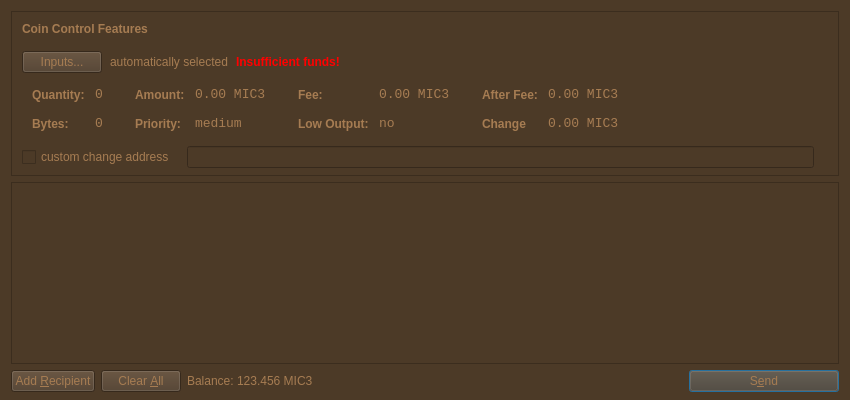
<?xml version="1.0" encoding="UTF-8"?>
<ui version="4.0">
 <class>SendCoinsDialog</class>
 <widget class="QDialog" name="SendCoinsDialog">
  <property name="geometry">
   <rect>
    <x>0</x>
    <y>0</y>
    <width>850</width>
    <height>400</height>
   </rect>
  </property>
  <property name="windowTitle">
   <string>Send Coins</string>
  </property>
  <property name="styleSheet">
   <string notr="true">background-color: rgb(76, 58, 39);
color: rgb(166, 124, 82);</string>
  </property>
  <layout class="QVBoxLayout" name="verticalLayout" stretch="0,1,0">
   <property name="bottomMargin">
    <number>8</number>
   </property>
   <item>
    <widget class="QFrame" name="frameCoinControl">
     <property name="sizePolicy">
      <sizepolicy hsizetype="Expanding" vsizetype="Expanding">
       <horstretch>0</horstretch>
       <verstretch>0</verstretch>
      </sizepolicy>
     </property>
     <property name="maximumSize">
      <size>
       <width>16777215</width>
       <height>16777215</height>
      </size>
     </property>
     <property name="frameShape">
      <enum>QFrame::StyledPanel</enum>
     </property>
     <property name="frameShadow">
      <enum>QFrame::Sunken</enum>
     </property>
     <layout class="QVBoxLayout" name="verticalLayoutCoinControl2">
      <property name="spacing">
       <number>6</number>
      </property>
      <property name="leftMargin">
       <number>0</number>
      </property>
      <property name="topMargin">
       <number>0</number>
      </property>
      <property name="rightMargin">
       <number>0</number>
      </property>
      <property name="bottomMargin">
       <number>6</number>
      </property>
      <item>
       <layout class="QVBoxLayout" name="verticalLayoutCoinControl" stretch="0,0,0,0,1">
        <property name="spacing">
         <number>0</number>
        </property>
        <property name="leftMargin">
         <number>10</number>
        </property>
        <property name="topMargin">
         <number>10</number>
        </property>
        <item>
         <layout class="QHBoxLayout" name="horizontalLayoutCoinControl1">
          <property name="bottomMargin">
           <number>15</number>
          </property>
          <item>
           <widget class="QLabel" name="labelCoinControlFeatures">
            <property name="sizePolicy">
             <sizepolicy hsizetype="Preferred" vsizetype="Maximum">
              <horstretch>0</horstretch>
              <verstretch>0</verstretch>
             </sizepolicy>
            </property>
            <property name="font">
             <font>
              <weight>75</weight>
              <bold>true</bold>
             </font>
            </property>
            <property name="styleSheet">
             <string notr="true">font-weight:bold;</string>
            </property>
            <property name="text">
             <string>Coin Control Features</string>
            </property>
           </widget>
          </item>
         </layout>
        </item>
        <item>
         <layout class="QHBoxLayout" name="horizontalLayoutCoinControl2" stretch="0,0,0,0">
          <property name="spacing">
           <number>8</number>
          </property>
          <property name="bottomMargin">
           <number>10</number>
          </property>
          <item>
           <widget class="QPushButton" name="pushButtonCoinControl">
            <property name="styleSheet">
             <string notr="true"/>
            </property>
            <property name="text">
             <string>Inputs...</string>
            </property>
           </widget>
          </item>
          <item>
           <widget class="QLabel" name="labelCoinControlAutomaticallySelected">
            <property name="text">
             <string>automatically selected</string>
            </property>
            <property name="margin">
             <number>5</number>
            </property>
           </widget>
          </item>
          <item>
           <widget class="QLabel" name="labelCoinControlInsuffFunds">
            <property name="font">
             <font>
              <weight>75</weight>
              <bold>true</bold>
             </font>
            </property>
            <property name="styleSheet">
             <string notr="true">color:red;font-weight:bold;</string>
            </property>
            <property name="text">
             <string>Insufficient funds!</string>
            </property>
            <property name="margin">
             <number>5</number>
            </property>
           </widget>
          </item>
          <item>
           <spacer name="horizontalSpacerCoinControl">
            <property name="orientation">
             <enum>Qt::Horizontal</enum>
            </property>
            <property name="sizeHint" stdset="0">
             <size>
              <width>40</width>
              <height>1</height>
             </size>
            </property>
           </spacer>
          </item>
         </layout>
        </item>
        <item>
         <widget class="QWidget" name="widgetCoinControl" native="true">
          <property name="sizePolicy">
           <sizepolicy hsizetype="Preferred" vsizetype="Preferred">
            <horstretch>0</horstretch>
            <verstretch>0</verstretch>
           </sizepolicy>
          </property>
          <property name="minimumSize">
           <size>
            <width>0</width>
            <height>0</height>
           </size>
          </property>
          <property name="styleSheet">
           <string notr="true"/>
          </property>
          <layout class="QHBoxLayout" name="horizontalLayoutCoinControl5">
           <property name="leftMargin">
            <number>0</number>
           </property>
           <property name="topMargin">
            <number>0</number>
           </property>
           <property name="rightMargin">
            <number>0</number>
           </property>
           <property name="bottomMargin">
            <number>0</number>
           </property>
           <item>
            <layout class="QHBoxLayout" name="horizontalLayoutCoinControl3" stretch="0,0,0,1">
             <property name="spacing">
              <number>20</number>
             </property>
             <property name="topMargin">
              <number>0</number>
             </property>
             <property name="bottomMargin">
              <number>10</number>
             </property>
             <item>
              <layout class="QFormLayout" name="formLayoutCoinControl1">
               <property name="horizontalSpacing">
                <number>10</number>
               </property>
               <property name="verticalSpacing">
                <number>14</number>
               </property>
               <property name="leftMargin">
                <number>10</number>
               </property>
               <property name="topMargin">
                <number>4</number>
               </property>
               <property name="rightMargin">
                <number>6</number>
               </property>
               <item row="0" column="0">
                <widget class="QLabel" name="labelCoinControlQuantityText">
                 <property name="styleSheet">
                  <string notr="true">font-weight:bold;</string>
                 </property>
                 <property name="text">
                  <string>Quantity:</string>
                 </property>
                 <property name="margin">
                  <number>0</number>
                 </property>
                </widget>
               </item>
               <item row="0" column="1">
                <widget class="QLabel" name="labelCoinControlQuantity">
                 <property name="font">
                  <font>
                   <family>Monospace</family>
                   <pointsize>10</pointsize>
                  </font>
                 </property>
                 <property name="cursor">
                  <cursorShape>IBeamCursor</cursorShape>
                 </property>
                 <property name="contextMenuPolicy">
                  <enum>Qt::ActionsContextMenu</enum>
                 </property>
                 <property name="text">
                  <string>0</string>
                 </property>
                 <property name="margin">
                  <number>0</number>
                 </property>
                 <property name="textInteractionFlags">
                  <set>Qt::LinksAccessibleByMouse|Qt::TextSelectableByKeyboard|Qt::TextSelectableByMouse</set>
                 </property>
                </widget>
               </item>
               <item row="1" column="0">
                <widget class="QLabel" name="labelCoinControlBytesText">
                 <property name="styleSheet">
                  <string notr="true">font-weight:bold;</string>
                 </property>
                 <property name="text">
                  <string>Bytes:</string>
                 </property>
                </widget>
               </item>
               <item row="1" column="1">
                <widget class="QLabel" name="labelCoinControlBytes">
                 <property name="font">
                  <font>
                   <family>Monospace</family>
                   <pointsize>10</pointsize>
                  </font>
                 </property>
                 <property name="cursor">
                  <cursorShape>IBeamCursor</cursorShape>
                 </property>
                 <property name="contextMenuPolicy">
                  <enum>Qt::ActionsContextMenu</enum>
                 </property>
                 <property name="text">
                  <string>0</string>
                 </property>
                 <property name="textInteractionFlags">
                  <set>Qt::LinksAccessibleByMouse|Qt::TextSelectableByKeyboard|Qt::TextSelectableByMouse</set>
                 </property>
                </widget>
               </item>
              </layout>
             </item>
             <item>
              <layout class="QFormLayout" name="formLayoutCoinControl2">
               <property name="horizontalSpacing">
                <number>10</number>
               </property>
               <property name="verticalSpacing">
                <number>14</number>
               </property>
               <property name="leftMargin">
                <number>6</number>
               </property>
               <property name="topMargin">
                <number>4</number>
               </property>
               <property name="rightMargin">
                <number>6</number>
               </property>
               <item row="0" column="0">
                <widget class="QLabel" name="labelCoinControlAmountText">
                 <property name="styleSheet">
                  <string notr="true">font-weight:bold;</string>
                 </property>
                 <property name="text">
                  <string>Amount:</string>
                 </property>
                 <property name="margin">
                  <number>0</number>
                 </property>
                </widget>
               </item>
               <item row="0" column="1">
                <widget class="QLabel" name="labelCoinControlAmount">
                 <property name="font">
                  <font>
                   <family>Monospace</family>
                   <pointsize>10</pointsize>
                  </font>
                 </property>
                 <property name="cursor">
                  <cursorShape>IBeamCursor</cursorShape>
                 </property>
                 <property name="contextMenuPolicy">
                  <enum>Qt::ActionsContextMenu</enum>
                 </property>
                 <property name="text">
                  <string>0.00 MIC3</string>
                 </property>
                 <property name="textInteractionFlags">
                  <set>Qt::LinksAccessibleByMouse|Qt::TextSelectableByKeyboard|Qt::TextSelectableByMouse</set>
                 </property>
                </widget>
               </item>
               <item row="1" column="0">
                <widget class="QLabel" name="labelCoinControlPriorityText">
                 <property name="styleSheet">
                  <string notr="true">font-weight:bold;</string>
                 </property>
                 <property name="text">
                  <string>Priority:</string>
                 </property>
                </widget>
               </item>
               <item row="1" column="1">
                <widget class="QLabel" name="labelCoinControlPriority">
                 <property name="font">
                  <font>
                   <family>Monospace</family>
                   <pointsize>10</pointsize>
                  </font>
                 </property>
                 <property name="cursor">
                  <cursorShape>IBeamCursor</cursorShape>
                 </property>
                 <property name="contextMenuPolicy">
                  <enum>Qt::ActionsContextMenu</enum>
                 </property>
                 <property name="text">
                  <string>medium</string>
                 </property>
                 <property name="textInteractionFlags">
                  <set>Qt::LinksAccessibleByMouse|Qt::TextSelectableByKeyboard|Qt::TextSelectableByMouse</set>
                 </property>
                </widget>
               </item>
              </layout>
             </item>
             <item>
              <layout class="QFormLayout" name="formLayoutCoinControl3">
               <property name="horizontalSpacing">
                <number>10</number>
               </property>
               <property name="verticalSpacing">
                <number>14</number>
               </property>
               <property name="leftMargin">
                <number>6</number>
               </property>
               <property name="topMargin">
                <number>4</number>
               </property>
               <property name="rightMargin">
                <number>6</number>
               </property>
               <item row="0" column="0">
                <widget class="QLabel" name="labelCoinControlFeeText">
                 <property name="styleSheet">
                  <string notr="true">font-weight:bold;</string>
                 </property>
                 <property name="text">
                  <string>Fee:</string>
                 </property>
                 <property name="margin">
                  <number>0</number>
                 </property>
                </widget>
               </item>
               <item row="0" column="1">
                <widget class="QLabel" name="labelCoinControlFee">
                 <property name="font">
                  <font>
                   <family>Monospace</family>
                   <pointsize>10</pointsize>
                  </font>
                 </property>
                 <property name="cursor">
                  <cursorShape>IBeamCursor</cursorShape>
                 </property>
                 <property name="contextMenuPolicy">
                  <enum>Qt::ActionsContextMenu</enum>
                 </property>
                 <property name="text">
                  <string>0.00 MIC3</string>
                 </property>
                 <property name="textInteractionFlags">
                  <set>Qt::LinksAccessibleByMouse|Qt::TextSelectableByKeyboard|Qt::TextSelectableByMouse</set>
                 </property>
                </widget>
               </item>
               <item row="1" column="0">
                <widget class="QLabel" name="labelCoinControlLowOutputText">
                 <property name="styleSheet">
                  <string notr="true">font-weight:bold;</string>
                 </property>
                 <property name="text">
                  <string>Low Output:</string>
                 </property>
                </widget>
               </item>
               <item row="1" column="1">
                <widget class="QLabel" name="labelCoinControlLowOutput">
                 <property name="font">
                  <font>
                   <family>Monospace</family>
                   <pointsize>10</pointsize>
                  </font>
                 </property>
                 <property name="cursor">
                  <cursorShape>IBeamCursor</cursorShape>
                 </property>
                 <property name="contextMenuPolicy">
                  <enum>Qt::ActionsContextMenu</enum>
                 </property>
                 <property name="text">
                  <string>no</string>
                 </property>
                 <property name="textInteractionFlags">
                  <set>Qt::LinksAccessibleByMouse|Qt::TextSelectableByKeyboard|Qt::TextSelectableByMouse</set>
                 </property>
                </widget>
               </item>
              </layout>
             </item>
             <item>
              <layout class="QFormLayout" name="formLayoutCoinControl4">
               <property name="horizontalSpacing">
                <number>10</number>
               </property>
               <property name="verticalSpacing">
                <number>14</number>
               </property>
               <property name="leftMargin">
                <number>6</number>
               </property>
               <property name="topMargin">
                <number>4</number>
               </property>
               <property name="rightMargin">
                <number>6</number>
               </property>
               <item row="0" column="0">
                <widget class="QLabel" name="labelCoinControlAfterFeeText">
                 <property name="styleSheet">
                  <string notr="true">font-weight:bold;</string>
                 </property>
                 <property name="text">
                  <string>After Fee:</string>
                 </property>
                 <property name="margin">
                  <number>0</number>
                 </property>
                </widget>
               </item>
               <item row="0" column="1">
                <widget class="QLabel" name="labelCoinControlAfterFee">
                 <property name="font">
                  <font>
                   <family>Monospace</family>
                   <pointsize>10</pointsize>
                  </font>
                 </property>
                 <property name="cursor">
                  <cursorShape>IBeamCursor</cursorShape>
                 </property>
                 <property name="contextMenuPolicy">
                  <enum>Qt::ActionsContextMenu</enum>
                 </property>
                 <property name="text">
                  <string>0.00 MIC3</string>
                 </property>
                 <property name="textInteractionFlags">
                  <set>Qt::LinksAccessibleByMouse|Qt::TextSelectableByKeyboard|Qt::TextSelectableByMouse</set>
                 </property>
                </widget>
               </item>
               <item row="1" column="0">
                <widget class="QLabel" name="labelCoinControlChangeText">
                 <property name="styleSheet">
                  <string notr="true">font-weight:bold;</string>
                 </property>
                 <property name="text">
                  <string>Change</string>
                 </property>
                </widget>
               </item>
               <item row="1" column="1">
                <widget class="QLabel" name="labelCoinControlChange">
                 <property name="font">
                  <font>
                   <family>Monospace</family>
                   <pointsize>10</pointsize>
                  </font>
                 </property>
                 <property name="cursor">
                  <cursorShape>IBeamCursor</cursorShape>
                 </property>
                 <property name="contextMenuPolicy">
                  <enum>Qt::ActionsContextMenu</enum>
                 </property>
                 <property name="text">
                  <string>0.00 MIC3</string>
                 </property>
                 <property name="textInteractionFlags">
                  <set>Qt::LinksAccessibleByMouse|Qt::TextSelectableByKeyboard|Qt::TextSelectableByMouse</set>
                 </property>
                </widget>
               </item>
              </layout>
             </item>
            </layout>
           </item>
          </layout>
         </widget>
        </item>
        <item>
         <layout class="QHBoxLayout" name="horizontalLayoutCoinControl4" stretch="0,0,0">
          <property name="spacing">
           <number>12</number>
          </property>
          <property name="sizeConstraint">
           <enum>QLayout::SetDefaultConstraint</enum>
          </property>
          <property name="topMargin">
           <number>5</number>
          </property>
          <property name="rightMargin">
           <number>5</number>
          </property>
          <item>
           <widget class="QCheckBox" name="checkBoxCoinControlChange">
            <property name="text">
             <string>custom change address</string>
            </property>
           </widget>
          </item>
          <item>
           <widget class="QLineEdit" name="lineEditCoinControlChange">
            <property name="enabled">
             <bool>false</bool>
            </property>
            <property name="sizePolicy">
             <sizepolicy hsizetype="Expanding" vsizetype="Fixed">
              <horstretch>0</horstretch>
              <verstretch>0</verstretch>
             </sizepolicy>
            </property>
           </widget>
          </item>
          <item>
           <widget class="QLabel" name="labelCoinControlChangeLabel">
            <property name="sizePolicy">
             <sizepolicy hsizetype="Preferred" vsizetype="Expanding">
              <horstretch>0</horstretch>
              <verstretch>0</verstretch>
             </sizepolicy>
            </property>
            <property name="minimumSize">
             <size>
              <width>0</width>
              <height>0</height>
             </size>
            </property>
            <property name="text">
             <string/>
            </property>
            <property name="margin">
             <number>3</number>
            </property>
           </widget>
          </item>
         </layout>
        </item>
        <item>
         <spacer name="verticalSpacerCoinControl">
          <property name="orientation">
           <enum>Qt::Vertical</enum>
          </property>
          <property name="sizeHint" stdset="0">
           <size>
            <width>800</width>
            <height>1</height>
           </size>
          </property>
         </spacer>
        </item>
       </layout>
      </item>
     </layout>
    </widget>
   </item>
   <item>
    <widget class="QScrollArea" name="scrollArea">
     <property name="widgetResizable">
      <bool>true</bool>
     </property>
     <widget class="QWidget" name="scrollAreaWidgetContents">
      <property name="geometry">
       <rect>
        <x>0</x>
        <y>0</y>
        <width>830</width>
        <height>172</height>
       </rect>
      </property>
      <layout class="QVBoxLayout" name="verticalLayout_2">
       <property name="leftMargin">
        <number>0</number>
       </property>
       <property name="topMargin">
        <number>0</number>
       </property>
       <property name="rightMargin">
        <number>0</number>
       </property>
       <property name="bottomMargin">
        <number>0</number>
       </property>
       <item>
        <layout class="QVBoxLayout" name="entries">
         <property name="spacing">
          <number>6</number>
         </property>
        </layout>
       </item>
       <item>
        <spacer name="verticalSpacer">
         <property name="orientation">
          <enum>Qt::Vertical</enum>
         </property>
         <property name="sizeHint" stdset="0">
          <size>
           <width>20</width>
           <height>40</height>
          </size>
         </property>
        </spacer>
       </item>
      </layout>
     </widget>
    </widget>
   </item>
   <item>
    <layout class="QHBoxLayout" name="horizontalLayout">
     <item>
      <widget class="QPushButton" name="addButton">
       <property name="toolTip">
        <string>Send to multiple recipients at once</string>
       </property>
       <property name="text">
        <string>Add &amp;Recipient</string>
       </property>
       <property name="icon">
        <iconset resource="../bitcoin.qrc">
         <normaloff>:/icons/add</normaloff>:/icons/add</iconset>
       </property>
       <property name="autoDefault">
        <bool>false</bool>
       </property>
      </widget>
     </item>
     <item>
      <widget class="QPushButton" name="clearButton">
       <property name="sizePolicy">
        <sizepolicy hsizetype="Minimum" vsizetype="Fixed">
         <horstretch>0</horstretch>
         <verstretch>0</verstretch>
        </sizepolicy>
       </property>
       <property name="toolTip">
        <string>Remove all transaction fields</string>
       </property>
       <property name="text">
        <string>Clear &amp;All</string>
       </property>
       <property name="icon">
        <iconset resource="../bitcoin.qrc">
         <normaloff>:/icons/remove</normaloff>:/icons/remove</iconset>
       </property>
       <property name="autoRepeatDelay">
        <number>300</number>
       </property>
       <property name="autoDefault">
        <bool>false</bool>
       </property>
      </widget>
     </item>
     <item>
      <layout class="QHBoxLayout" name="horizontalLayout_2">
       <property name="spacing">
        <number>3</number>
       </property>
       <item>
        <widget class="QLabel" name="label">
         <property name="sizePolicy">
          <sizepolicy hsizetype="Preferred" vsizetype="Fixed">
           <horstretch>0</horstretch>
           <verstretch>0</verstretch>
          </sizepolicy>
         </property>
         <property name="text">
          <string>Balance:</string>
         </property>
        </widget>
       </item>
       <item>
        <widget class="QLabel" name="labelBalance">
         <property name="sizePolicy">
          <sizepolicy hsizetype="Preferred" vsizetype="Fixed">
           <horstretch>0</horstretch>
           <verstretch>0</verstretch>
          </sizepolicy>
         </property>
         <property name="cursor">
          <cursorShape>IBeamCursor</cursorShape>
         </property>
         <property name="text">
          <string>123.456 MIC3</string>
         </property>
         <property name="textInteractionFlags">
          <set>Qt::LinksAccessibleByMouse|Qt::TextSelectableByKeyboard|Qt::TextSelectableByMouse</set>
         </property>
        </widget>
       </item>
      </layout>
     </item>
     <item>
      <spacer name="horizontalSpacer">
       <property name="orientation">
        <enum>Qt::Horizontal</enum>
       </property>
       <property name="sizeHint" stdset="0">
        <size>
         <width>40</width>
         <height>20</height>
        </size>
       </property>
      </spacer>
     </item>
     <item>
      <widget class="QPushButton" name="sendButton">
       <property name="minimumSize">
        <size>
         <width>150</width>
         <height>0</height>
        </size>
       </property>
       <property name="toolTip">
        <string>Confirm the send action</string>
       </property>
       <property name="text">
        <string>S&amp;end</string>
       </property>
       <property name="icon">
        <iconset resource="../bitcoin.qrc">
         <normaloff>:/icons/send</normaloff>:/icons/send</iconset>
       </property>
       <property name="default">
        <bool>true</bool>
       </property>
      </widget>
     </item>
    </layout>
   </item>
  </layout>
 </widget>
 <resources>
  <include location="../bitcoin.qrc"/>
 </resources>
 <connections/>
</ui>
